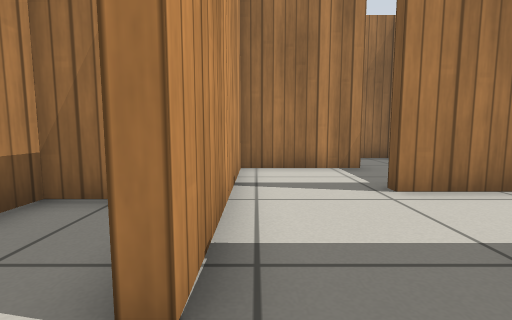
View 1 (above)

24 first-person views from a walk through a Gazebo world. The camera is 0.5 m above the floor, tilts 6° down and sees 85° across. The floor is counted in squares, 0.5 m on a side. Each view is taken from the middle of a square. On the plan, view 1 faces up. The plan holds only what a view shows up to about 11 squares ahead; the rest is blank. Simple patterns stand in for the simulator's built-in surfaces.

View 2
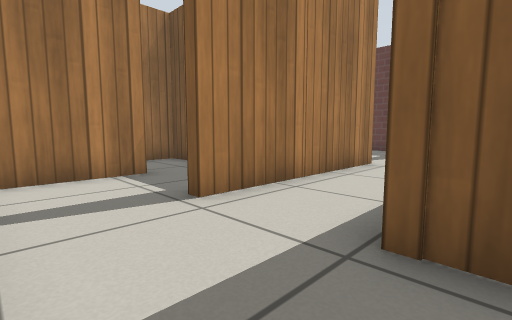

View 3
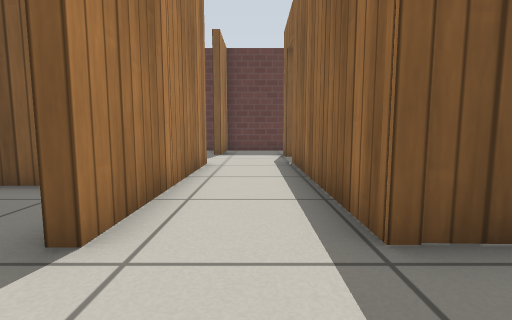

View 4
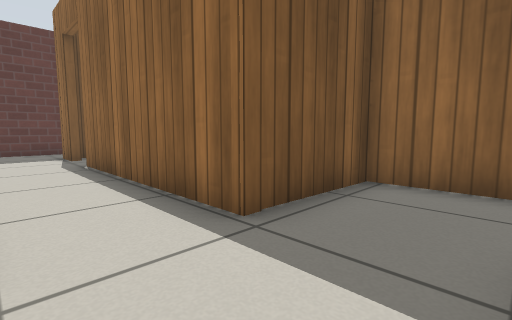

View 5
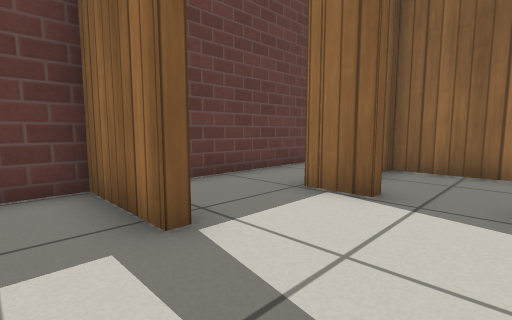

View 6
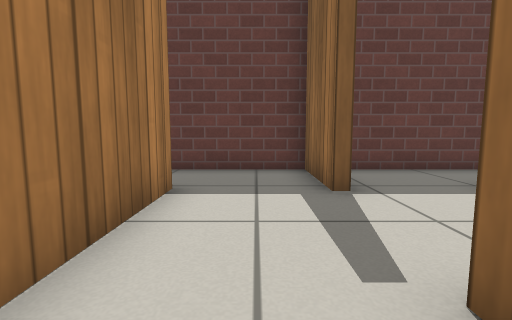

View 7
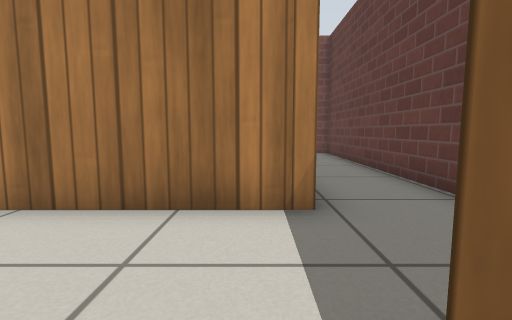

View 8
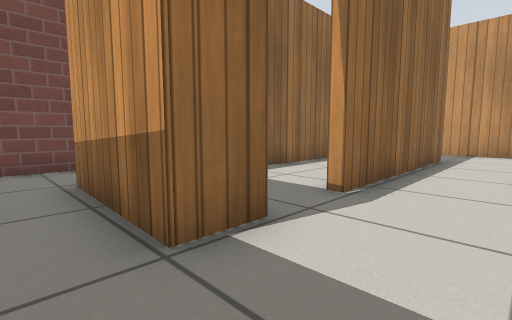

View 9
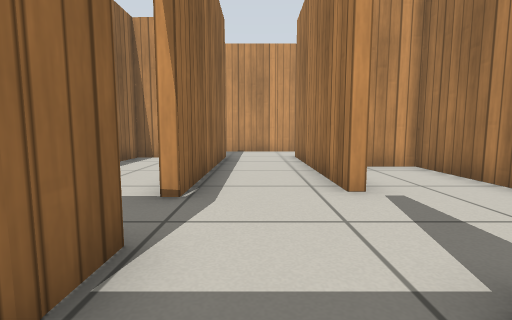

View 10
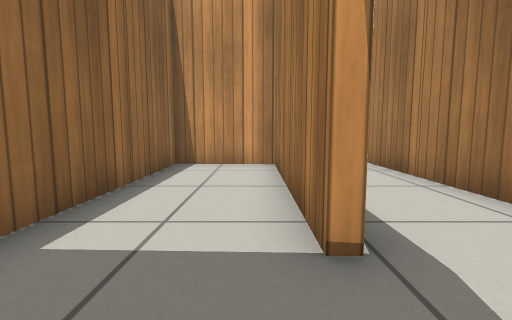

View 11
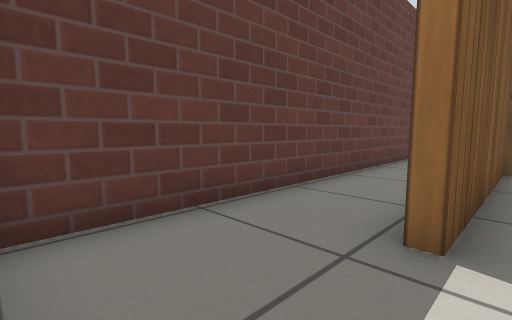

View 12
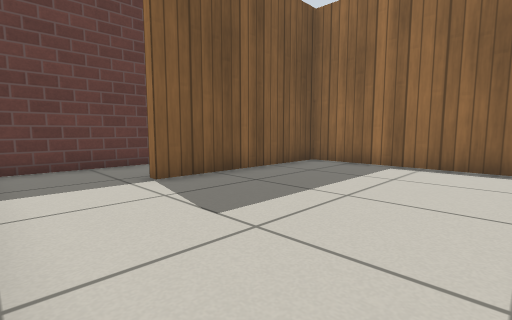

View 13
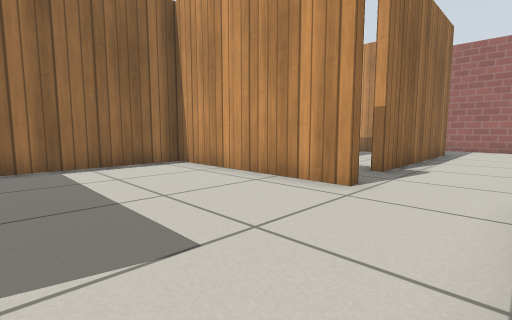

View 14
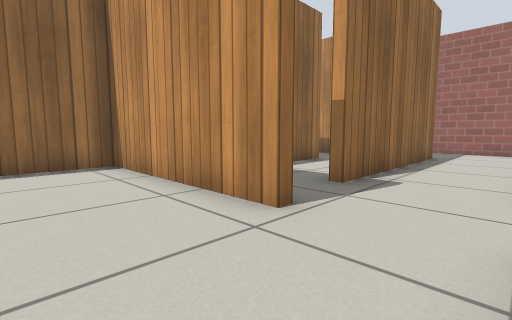

View 15
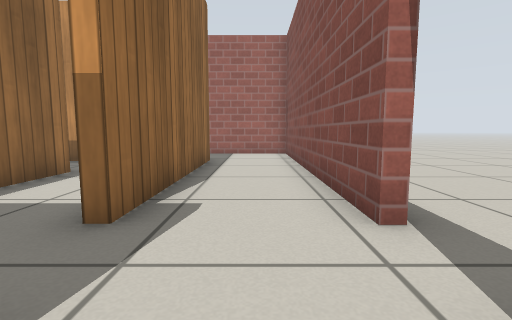

View 16
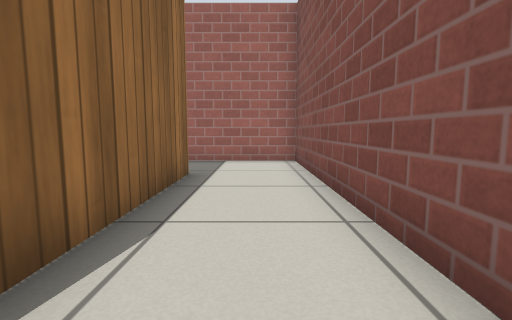

View 17
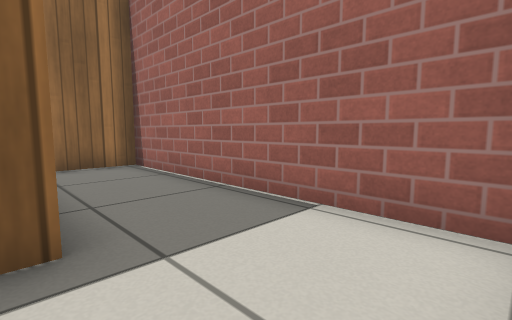

View 18
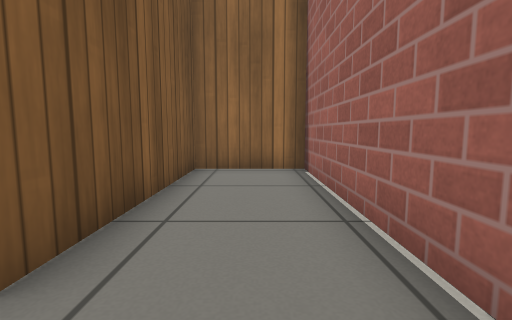

View 19
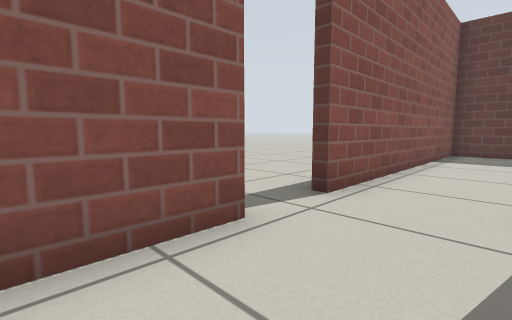

View 20
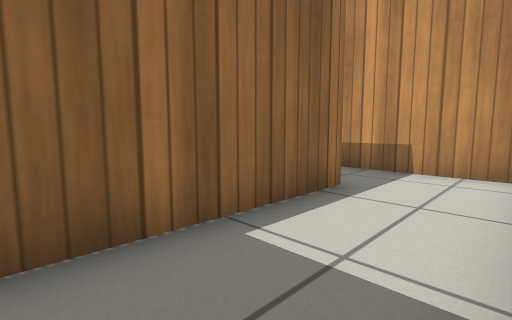

View 21
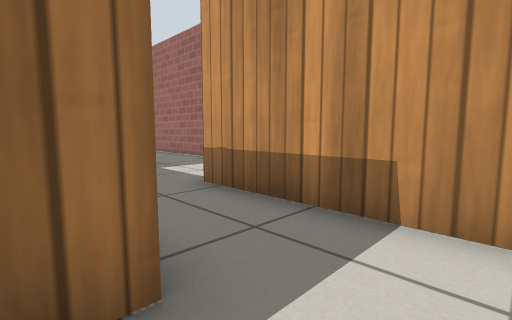

View 22
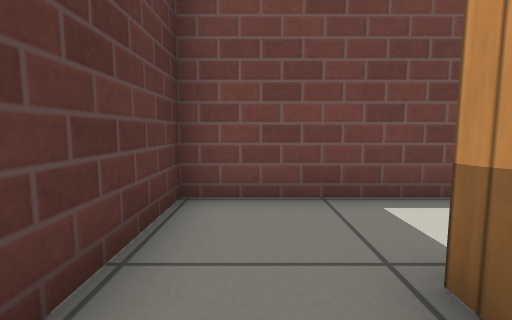

View 23
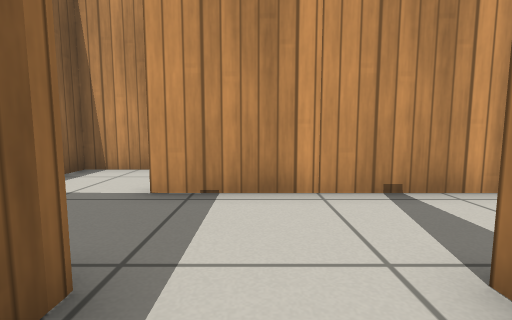

View 24
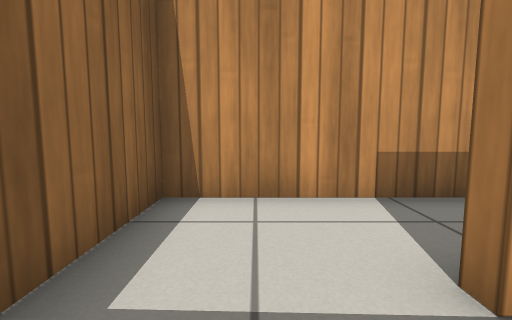

### Floor plan
Ten units are one square. View 1 is at (0, 0); x grows to the right and y downward. Boxes are objects, and circles mark ways between rooms. Rooms are numbered by the first view taken in them; rooms with no view inside come last. Other rooms are left out.
<svg viewBox="-68 -168 214 214">
<path fill="none" stroke="#000" d="M-4 14 23 14 24 -19M85 -45 23 -45M24 -19 89 -19M106 -19 119 -19M-4 -44 -4 -12M119 -74 53 -74 53 -60M115 -47 141 -47 141 -163 116 -163M100 41 141 41 141 -36M119 -19 118 18M89 -16 27 -16 26 14 114 14M53 -137 53 -77 114 -77 114 -135M116 -163 49 -163M31 -163 -63 -163 -63 -77 -34 -77 -34 -134 31 -134M49 -137 53 -137M-8 -105 40 -105M-31 -128 -31 -74M23 -45 23 -49M29 -74 -4 -74 -4 -44M50 -69 50 -76M-21 -40 -31 -40 -31 14 -4 14"/>
<circle cx="5" cy="-20" r="3" fill="#2a7"/>
<circle cx="-10" cy="-5" r="3" fill="#2a7"/>
<circle cx="100" cy="-50" r="3" fill="#2a7"/>
<circle cx="120" cy="-35" r="3" fill="#2a7"/>
<circle cx="95" cy="-20" r="3" fill="#2a7"/>
<circle cx="10" cy="-50" r="3" fill="#2a7"/>
<circle cx="110" cy="-150" r="3" fill="#2a7"/>
<circle cx="50" cy="-145" r="3" fill="#2a7"/>
<circle cx="40" cy="-130" r="3" fill="#2a7"/>
<text x="0" y="-10">1</text>
<text x="60" y="-30">2</text>
<text x="120" y="-90">3</text>
<text x="100" y="20">4</text>
<text x="70" y="-10">5</text>
<text x="80" y="-130">6</text>
<text x="-20" y="-140">7</text>
<text x="0" y="-110">8</text>
<text x="20" y="-60">9</text>
<text x="-20" y="-10">10</text>
</svg>
Room 1 opens to room 2. Room 1 opens to room 10. Room 2 opens to room 3. Room 2 opens to room 4. Room 2 opens to room 5. Room 2 opens to room 9. Room 3 opens to room 6. Room 6 opens to room 7. Room 7 opens to room 8.

Where each view was taken, in squares from view 1:
view 1: 0 up, 0 right, facing up
view 2: 1 up, 0 right, facing up-right
view 3: 3 up, 0 right, facing right
view 4: 4 up, 0 right, facing down-right
view 5: 6 up, 9 right, facing down-right
view 6: 6 up, 7 right, facing right
view 7: 4 up, 11 right, facing up
view 8: 4 up, 13 right, facing down-left
view 9: 3 up, 13 right, facing left
view 10: 1 up, 11 right, facing left
view 11: 16 up, 11 right, facing down-right
view 12: 16 up, 6 right, facing down-right
view 13: 16 up, 10 right, facing down-left
view 14: 16 up, 8 right, facing down-left
view 15: 15 up, 6 right, facing left
view 16: 15 up, 3 right, facing left
view 17: 16 up, 3 left, facing down-left
view 18: 15 up, 5 left, facing down
view 19: 14 up, 1 right, facing up-right
view 20: 13 up, 4 right, facing down-left
view 21: 12 up, 0 right, facing down-left
view 22: 0 up, 13 right, facing down
view 23: 3 up, 4 right, facing left
view 24: 0 up, 1 right, facing left
